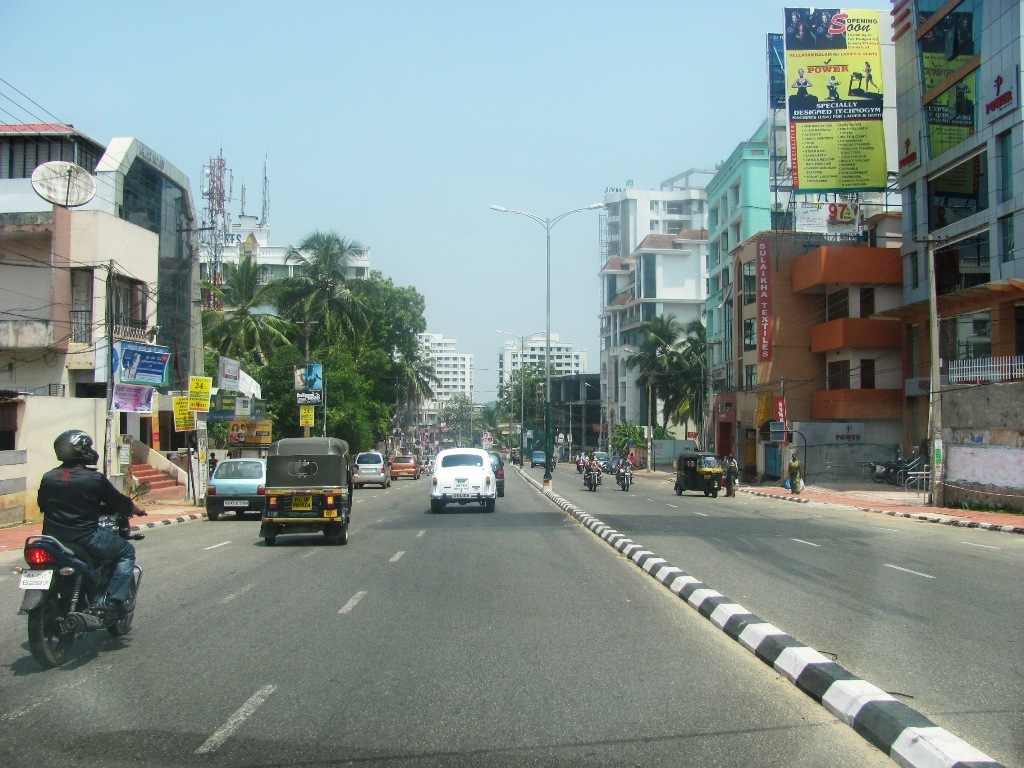
#> input picture data/1.jpg, 1024 x 768 px, found by its file name
$ python nCuts.py   (Python 2 division)   (older library calls are emulated)
#> lines starting #> are read from the running program, lines starting #| are printed output that depends on the picture
from skimage import data, segmentation, color, io
import scipy.misc
from skimage.future import graph
from matplotlib import pyplot as plt


img = io.imread('1.jpg')
#> img is the input picture: shape (768, 1024, 3); mean R, G, B 128.3, 141.6, 138

labels1 = segmentation.slic(img, compactness=30, n_segments=800)
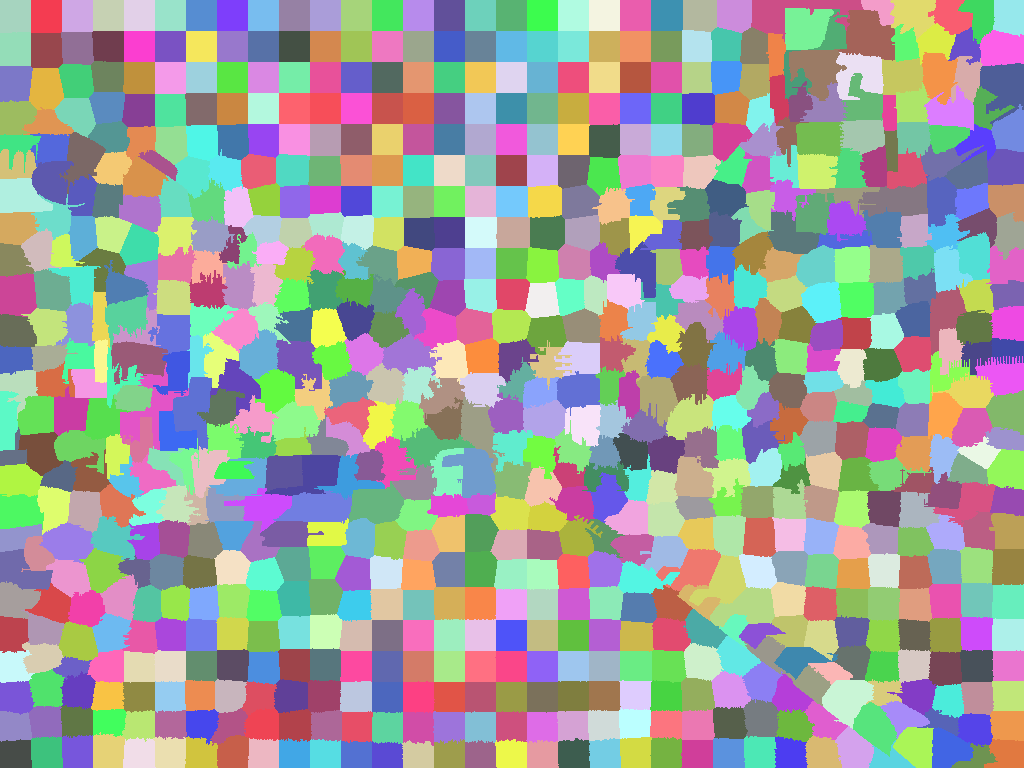
#> labels1: shape (768, 1024) int64; 801 distinct labels, from 1 to 801; one colour per label, 0 black
out1 = color.label2rgb(labels1, img, kind='avg')
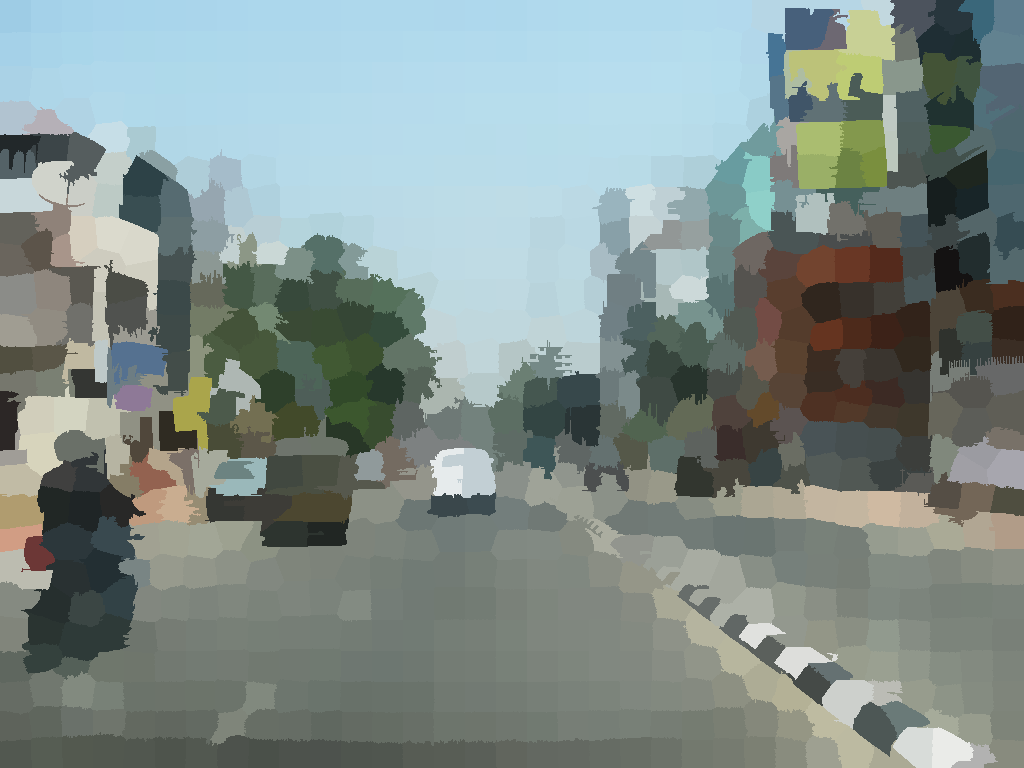
#> out1: shape (768, 1024, 3); mean R, G, B 127.9, 141.1, 137.5

g = graph.rag_mean_color(img, labels1, mode='similarity')
labels2 = graph.cut_normalized(labels1, g)
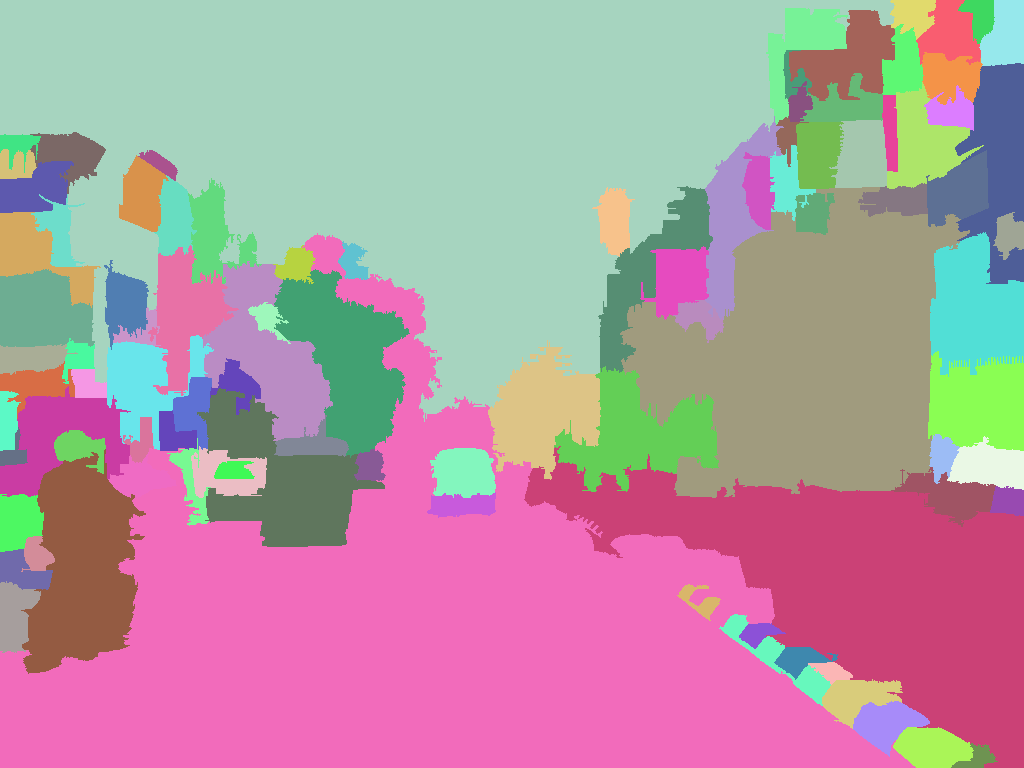
#> labels2: shape (768, 1024) int64; 95 distinct labels, from 1 to 801; one colour per label, 0 black
out2 = color.label2rgb(labels2, img, kind='avg')
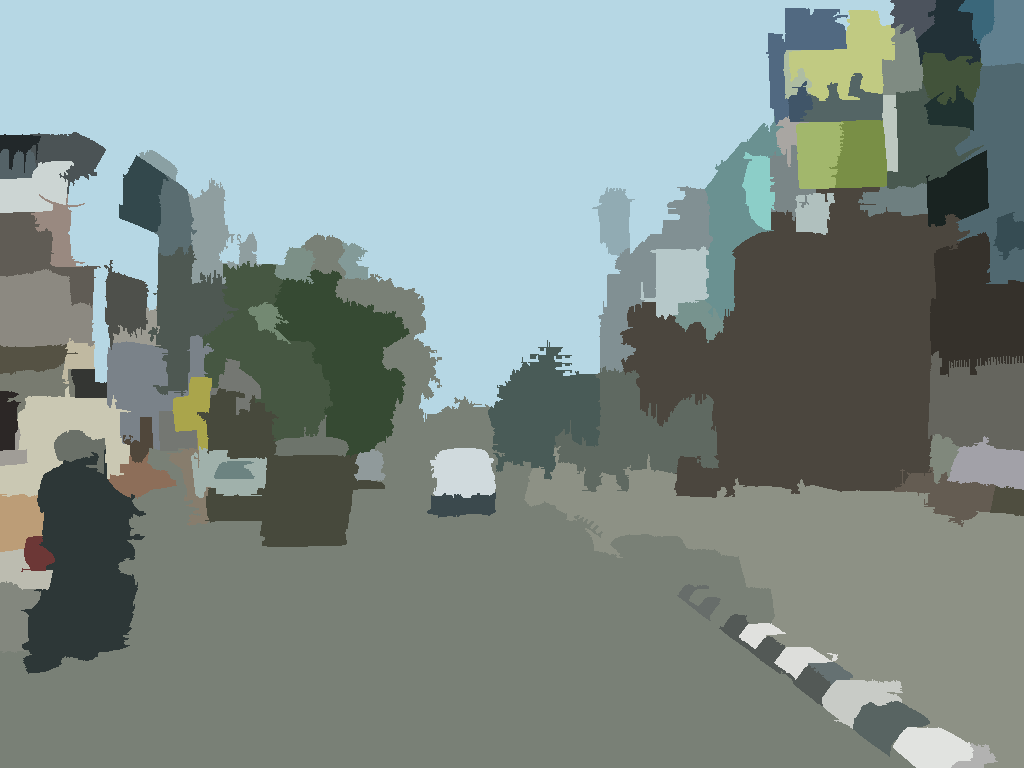
#> out2: shape (768, 1024, 3); mean R, G, B 127.8, 141.2, 137.3


scipy.misc.imsave("result.png",out2)


print 'done'
